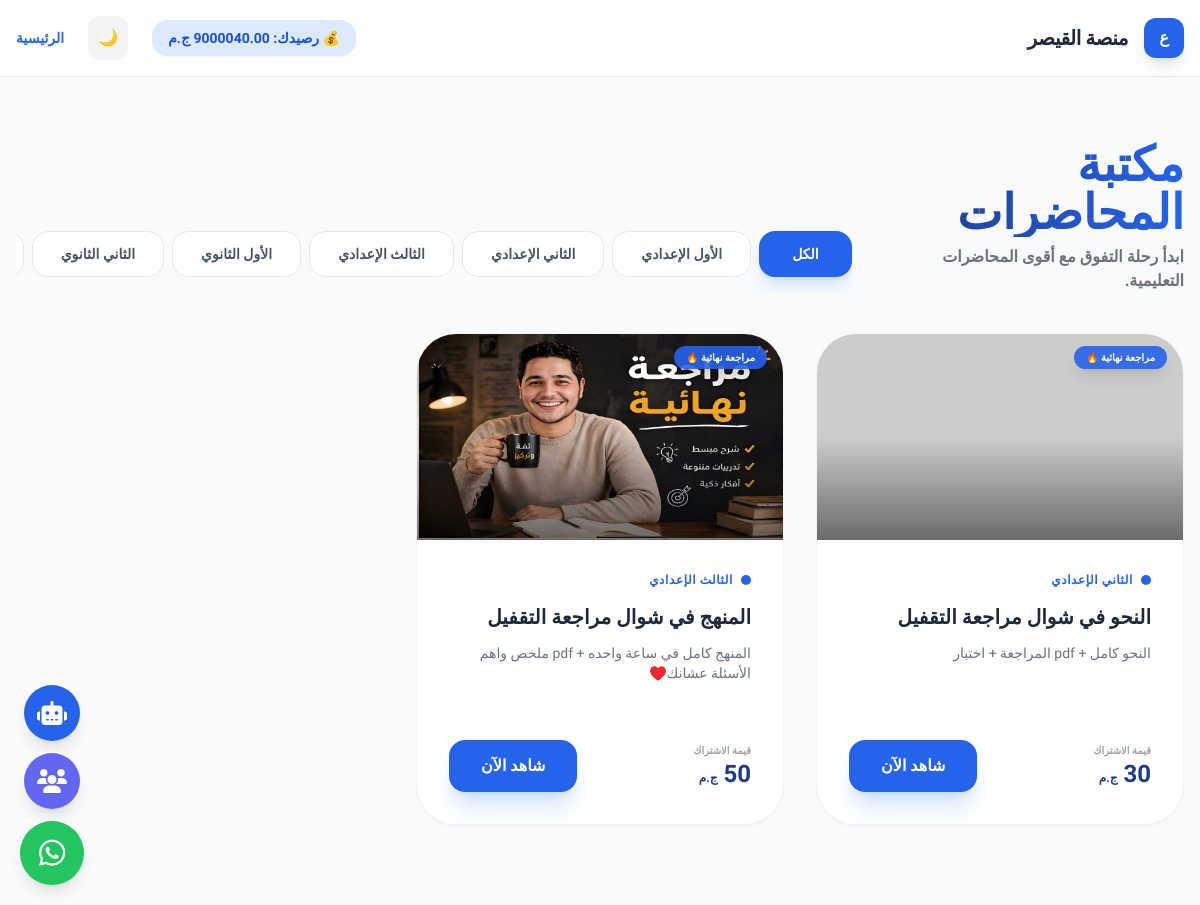
Screenshot of /lectures.php (signed in) with the database file from the repository.
### tables this page shows
CREATE TABLE `lectures` (
  `id` int(11) NOT NULL,
  `title` varchar(255) NOT NULL,
  `description` text DEFAULT NULL,
  `subject` varchar(100) DEFAULT NULL,
  `thumbnail` varchar(255) DEFAULT 'default.jpg',
  `video_url` varchar(255) DEFAULT NULL,
  `pdf_link` varchar(255) DEFAULT NULL,
  `duration` varchar(50) DEFAULT NULL,
  `price` decimal(10,2) DEFAULT 0.00,
  `target_grade` int(11) DEFAULT 3,
  `content_type` enum('lesson','revision') DEFAULT 'lesson',
  `is_active` tinyint(4) DEFAULT 1,
  `created_at` timestamp NOT NULL DEFAULT current_timestamp(),
  `quiz_id` int(11) DEFAULT NULL
);

### lectures.php (the view, shortened to what this page needs)
<?php
require_once 'config.php';
$selected_grade = isset($_GET['grade']) ? (int)$_GET['grade'] : 'all';
try {
    $stmt = $pdo->query("SELECT * FROM lectures ORDER BY id DESC");
    $lectures = $stmt->fetchAll();
} catch (PDOException $e) {
    $lectures = [];
}
$grades_map = [
    1 => "الأول الإعدادي",
    2 => "الثاني الإعدادي",
    3 => "الثالث الإعدادي",
    4 => "الأول الثانوي",
    5 => "الثاني الثانوي",
    6 => "الثالث الثانوي"
];
?>
<?php include 'footer.php'; ?>
<!DOCTYPE html>
<html lang="ar" dir="rtl" id="main-html">
<head>
    <script src="https://cdn.tailwindcss.com"></script>
</head>
<body class="bg-slate-50 dark:bg-slate-900 text-slate-800 dark:text-slate-100 min-h-screen">
    <nav class="glass-nav sticky top-0 z-50 border-b border-gray-200 dark:border-slate-700 p-4">
        <div class="max-w-7xl mx-auto flex justify-between items-center">
            <div class="flex items-center gap-4">
                <div class="w-10 h-10 bg-blue-600 rounded-xl flex items-center justify-center text-white font-black shadow-lg">ع</div>
                <h1 class="text-xl font-black hidden md:block tracking-tight">منصة القيصر</h1>
            </div>
            <div class="flex items-center gap-3 md:gap-6">
                <span class="bg-blue-100 dark:bg-blue-900/40 text-blue-700 dark:text-blue-300 px-4 py-2 rounded-2xl text-sm font-black shadow-sm">
                    💰 رصيدك: <?php echo $_SESSION['user_balance'] ?? 0; ?> ج.م
                </span>
                <button id="theme-toggle" class="p-2.5 bg-gray-100 dark:bg-slate-800 rounded-xl hover:scale-110 transition active:scale-95">
                   <span id="theme-icon">🌙</span>
                </button>
                <a href="index.php" class="text-sm font-black text-blue-600 dark:text-blue-400 hover:underline font-bold">الرئيسية</a>
            </div>
        </div>
    </nav>
    <div class="max-w-7xl mx-auto pt-16 pb-10 px-4 text-right">
        <div class="flex flex-col md:flex-row md:items-end justify-between gap-8">
            <div class="space-y-2">
                <h2 class="text-4xl md:text-5xl font-black bg-clip-text text-transparent bg-gradient-to-r from-blue-900 to-blue-600 dark:from-white dark:to-blue-400">
                </h2>
                <p class="text-gray-500 dark:text-gray-400 font-bold max-w-md">ابدأ رحلة التفوق مع أقوى المحاضرات التعليمية.</p>
            </div>
            <div class="flex gap-2 overflow-x-auto pb-4 no-scrollbar" id="filters-container">
                <button data-filter="all" class="filter-btn <?php echo ($selected_grade === 'all') ? 'active-filter bg-blue-600 text-white shadow-blue-500/20' : 'bg-white dark:bg-slate-800 text-slate-600 dark:text-slate-300'; ?> px-8 py-3 rounded-2xl text-sm font-black whitespace-nowrap shadow-lg transition-all border border-transparent">الكل</button>
                <?php foreach($grades_map as $id => $name): ?>
                <button data-filter="<?php echo $id; ?>"
                        class="filter-btn <?php echo ($selected_grade == $id) ? 'active-filter bg-blue-600 text-white shadow-blue-500/20' : 'bg-white dark:bg-slate-800 text-slate-600 dark:text-slate-300'; ?> px-7 py-3 rounded-2xl text-sm font-black whitespace-nowrap border border-gray-200 dark:border-slate-700 hover:border-blue-600 transition-all">
                    <?php echo $name; ?>
                </button>
                <?php endforeach; ?>
            </div>
        </div>
    </div>
    <div class="max-w-7xl mx-auto pb-20 px-4">
        <div class="grid grid-cols-1 md:grid-cols-2 lg:grid-cols-3 gap-8" id="lectures-grid">
            <?php foreach($lectures as $lecture): ?>
            <div data-grade="<?php echo $lecture['target_grade']; ?>"
                 class="lecture-card group card-hover bg-white dark:bg-slate-800 rounded-[2.5rem] overflow-hidden border border-gray-100 dark:border-slate-700 flex flex-col h-full shadow-sm"
                 style="<?php echo ($selected_grade !== 'all' && $lecture['target_grade'] != $selected_grade) ? 'display: none;' : ''; ?>">
                <div class="relative overflow-hidden aspect-video">
                    <img src="uploads/posters/<?php echo htmlspecialchars($lecture['thumbnail']); ?>"
                         class="w-full h-full object-cover group-hover:scale-110 transition-transform duration-700"
                         onerror="this.src='https://placehold.co/600x400/1e3a8a/white?text=Mr.kaiser+Lecture'">
                    <div class="absolute inset-0 bg-gradient-to-t from-black/80 via-transparent to-transparent opacity-60"></div>
                    <div class="absolute top-4 right-4">
                        <span class="bg-blue-600/90 backdrop-blur-md text-white text-[10px] font-black px-3 py-1.5 rounded-xl uppercase shadow-lg">
                            <?php echo ($lecture['content_type'] == 'revision') ? 'مراجعة نهائية 🔥' : 'حصة أساسية 📚'; ?>
                        </span>
                    </div>
                </div>
                <div class="p-8 flex flex-col flex-1">
                    <div class="flex items-center gap-2 mb-4">
                        <span class="w-2.5 h-2.5 rounded-full bg-blue-600 animate-pulse"></span>
                        <span class="text-xs font-black text-blue-600 dark:text-blue-400 tracking-wider">
                            <?php echo $grades_map[$lecture['target_grade']] ?? 'عام'; ?>
                        </span>
                    </div>
                    <h3 class="text-xl font-black mb-3 line-clamp-2 leading-snug group-hover:text-blue-600 transition">
                        <?php echo htmlspecialchars($lecture['title']); ?>
                    </h3>
                    <p class="text-gray-500 dark:text-gray-400 text-sm line-clamp-2 mb-8 font-medium">
                        <?php echo htmlspecialchars($lecture['description'] ?? '' ); ?>
                    </p>
                    <div class="mt-auto pt-6 border-t border-gray-50 dark:border-slate-700 flex justify-between items-center">
                        <div class="flex flex-col">
                            <p class="text-[10px] text-gray-400 font-black uppercase">قيمة الاشتراك</p>
                            <span class="text-2xl font-black text-blue-900 dark:text-white">
                                <?php echo ($lecture['price'] == 0) ? 'مجانية' : number_format($lecture['price'], 0) . ' <small class="text-xs">ج.م</small>'; ?>
                            </span>
                        </div>
                        <a href="view_lecture.php?id=<?php echo $lecture['id']; ?>"
                           class="bg-blue-600 hover:bg-yellow-400 hover:text-blue-900 text-white px-8 py-3.5 rounded-2xl font-black transition-all duration-300 shadow-xl shadow-blue-500/20 active:scale-95">
                            شاهد الآن
                        </a>
                    </div>
                </div>
            </div>
            <?php endforeach; ?>
        </div>
    </div>
</body>
</html>

### footer.php (shortened to what this page needs)
<link rel="stylesheet" href="https://cdnjs.cloudflare.com/ajax/libs/font-awesome/6.5.1/css/all.min.css">
<div class="fixed bottom-5 left-5 z-40 flex flex-col gap-3 items-center">
    <a href="chatbot.php" class="w-14 h-14 bg-blue-600 text-white rounded-full flex items-center justify-center shadow-lg hover:bg-blue-700 transition transform hover:scale-110 group relative">
        <i class="fa-solid fa-robot text-2xl"></i>
    </a>
    <a href="https://call.xo.je" target="_blank" class="w-14 h-14 bg-indigo-500 text-white rounded-full flex items-center justify-center shadow-lg hover:bg-indigo-600 transition transform hover:scale-110 group relative">
        <i class="fa-solid fa-users text-2xl"></i>
    </a>
    <a href="https://wa.me/201099534259" target="_blank" class="whatsapp-float w-16 h-16 bg-green-500 text-white rounded-full flex items-center justify-center shadow-lg hover:bg-green-600 transition transform hover:scale-110 group relative">
        <i class="fa-brands fa-whatsapp text-3xl"></i>
    </a>
</div>

### footer.php (style rules this page uses)
.whatsapp-float { animation: pulse-whatsapp 2s infinite; }
.no-scrollbar { -ms-overflow-style: none; scrollbar-width: none; }

### lectures.php (style rules this page uses)
body { font-family: 'IBM Plex Sans Arabic', sans-serif; transition: background-color 0.3s ease; }
.glass-nav { backdrop-filter: blur(10px); background-color: rgba(255, 255, 255, 0.8); }
.card-hover { transition: all 0.4s cubic-bezier(0.175, 0.885, 0.32, 1.275); }

### rows the page displays
lectures: content_type "مراجعة نهائية 🔥", target_grade "الثاني الإعدادي", title "النحو في شوال مراجعة التقفيل", description "النحو كامل + pdf المراجعة + اختبار", price "30"
lectures: thumbnail (picture), content_type "مراجعة نهائية 🔥", target_grade "الثالث الإعدادي", title "المنهج في شوال مراجعة التقفيل", description "المنهج كامل في ساعة واحده + pdf ملخص واهم الأسئلة عشانك♥️", price "50"

### other values shown
$_SESSION['user_balance'] "9000040.00"
$name "الأول الإعدادي"
$name "الثاني الإعدادي"
$name "الثالث الإعدادي"
$name "الأول الثانوي"
$name "الثاني الثانوي"
